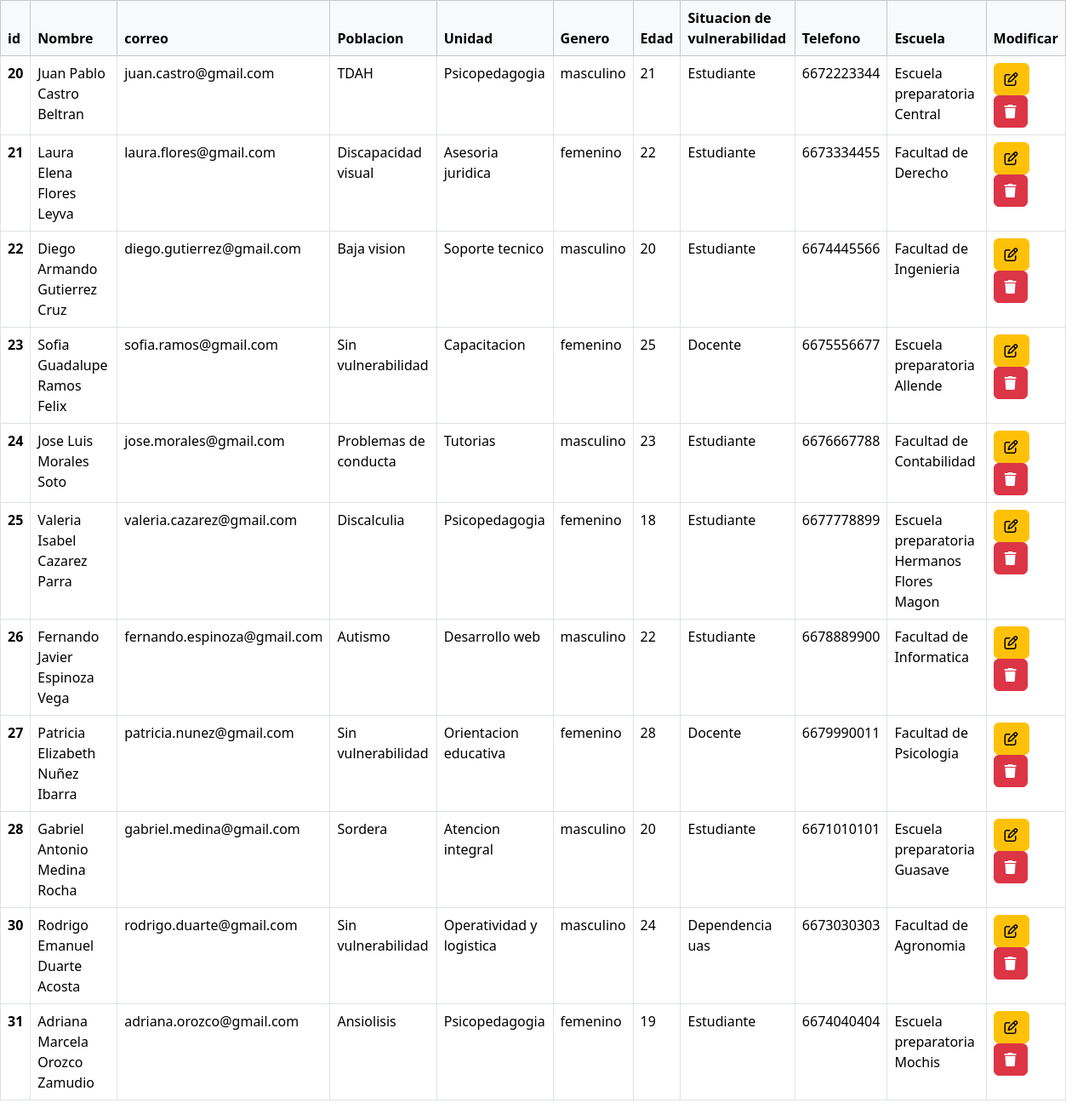
Screenshot of /Views/informes.php (signed in) with the database file from the repository.
### tables this page shows
CREATE TABLE `students` (
  `id` int NOT NULL AUTO_INCREMENT,
  `nombre` varchar(45) DEFAULT NULL,
  `edad` int DEFAULT NULL,
  `genero` varchar(20) DEFAULT NULL,
  `correo` varchar(60) DEFAULT NULL,
  `telefono` varchar(45) DEFAULT NULL,
  `grupo` varchar(100) DEFAULT NULL,
  `escuela` varchar(100) DEFAULT NULL,
  `unidad` varchar(100) DEFAULT NULL,
  `poblacion` varchar(50) DEFAULT NULL,
  PRIMARY KEY (`id`)
);

### Config/Conexion.php (called while the page is built, shortened)
<?php
class Conexion{
    public static function conectar(){
        try{
            $Conexion = new PDO("mysql:host=127.0.0.1;dbname=adiuas",
                            "root",
                            "123456789"
            );
            return $Conexion;
        }catch(PDOException $Error){
            die($Error->getMessage());
        }
    }
}
?>

### Models/EstudianteDAO.php (called while the page is built, shortened)
<?php
    include "../Config/Conexion.php";
    class EstudianteDao extends Conexion{
        protected static $Conexion;
        private static function getConexion(){
            self::$Conexion = Conexion::conectar();
        }
        public static function mostrarDatos(){
            $Query = "SELECT * FROM students";
            $Ejecucion = self::$Conexion->prepare($Query);
            $Ejecucion->execute();
            if($Ejecucion->rowCount() > 0){
                return $Ejecucion->fetchAll(PDO::FETCH_ASSOC);
            }else{
                return false;
            }
        }
    }
?>

### Controllers/EstudianteControlador.php (called while the page is built, shortened)
<?php
    include "../Models/EstudianteDAO.php";
    class EstudianteControlador{
        public static function mostrarDatos(){
            $listaEstudiantes = EstudianteDAO::mostrarDatos();
            return $listaEstudiantes;
        }
    }
?>

### Views/informes.php (the view, shortened to what this page needs)
<?php
    include("../Controllers/EstudianteControlador.php");
    $estudiantes = EstudianteControlador::mostrarDatos();
?>
<!DOCTYPE html>
<html lang="en">
<head>
    <link href="https://cdn.jsdelivr.net/npm/bootstrap@5.3.8/dist/css/bootstrap.min.css" rel="stylesheet">
</head>
<body>
</body>
</html>
<?php
    if($estudiantes) {
?>
    <table class="table table-bordered">
        <thead class="table-light">
            <tr>
                <th scope="col">id</th>
                <th scope="col">Nombre</th>
                <th scope="col">correo</th>
                <th scope="col">Poblacion</th>
                <th scope="col">Unidad</th>
                <th scope="col">Genero</th>
                <th scope="col">Edad</th>
                <th scope="col">Situacion de vulnerabilidad</th>
                <th scope="col">Telefono</th>
                <th scope="col">Escuela</th>
                <th scope="col">Modificar</th>
            </tr>
        </thead>
        <?php  foreach($estudiantes as $fila) {  ?>
        <tbody>
            <tr>
                <th scope="row"> <?php echo $fila['id']; ?> </th>
                <td> <?php echo $fila['nombre']; ?> </td>
                <td> <?php echo $fila['correo']; ?> </td>
                <td> <?php echo $fila['poblacion']; ?></td>
                <td> <?php echo $fila['unidad']; ?></td>
                <td> <?php echo $fila['genero']; ?></td>
                <td> <?php echo $fila['edad']; ?></td>
                <td> <?php echo $fila['grupo']; ?></td>
                <td> <?php echo $fila['telefono']; ?></td>
                <td> <?php echo $fila['escuela']; ?></td>
                <td>
                    <a href="actualizarEstudiante.php" class="btn btn-warning"><i class="fa-regular fa-pen-to-square"></i></a>
                    <a onclick="return eliminar()" href="informes.php?id=<?= $fila['id'];?>" class="btn btn-danger"><i class="fa-solid fa-trash"></i></a>
                </td>
            </tr>
            <?php } ?>
        </tbody>
    </table>
    <?php
    } else {
        echo "No hay datos que mostrar";
    }
?>

### rows the page displays
students: id "20", nombre "Juan Pablo Castro Beltran", correo "juan.castro@gmail.com", poblacion "TDAH", unidad "Psicopedagogia", genero "masculino", edad "21", grupo "Estudiante", telefono "6672223344", escuela "Escuela preparatoria Central"
students: id "21", nombre "Laura Elena Flores Leyva", correo "laura.flores@gmail.com", poblacion "Discapacidad visual", unidad "Asesoria juridica", genero "femenino", edad "22", grupo "Estudiante", telefono "6673334455", escuela "Facultad de Derecho"
students: id "22", nombre "Diego Armando Gutierrez Cruz", correo "diego.gutierrez@gmail.com", poblacion "Baja vision", unidad "Soporte tecnico", genero "masculino", edad "20", grupo "Estudiante", telefono "6674445566", escuela "Facultad de Ingenieria"
students: id "23", nombre "Sofia Guadalupe Ramos Felix", correo "sofia.ramos@gmail.com", poblacion "Sin vulnerabilidad", unidad "Capacitacion", genero "femenino", edad "25", grupo "Docente", telefono "6675556677", escuela "Escuela preparatoria Allende"
students: id "24", nombre "Jose Luis Morales Soto", correo "jose.morales@gmail.com", poblacion "Problemas de conducta", unidad "Tutorias", genero "masculino", edad "23", grupo "Estudiante", telefono "6676667788", escuela "Facultad de Contabilidad"
students: id "25", nombre "Valeria Isabel Cazarez Parra", correo "valeria.cazarez@gmail.com", poblacion "Discalculia", unidad "Psicopedagogia", genero "femenino", edad "18", grupo "Estudiante", telefono "6677778899", escuela "Escuela preparatoria Hermanos Flores Magon"
students: id "26", nombre "Fernando Javier Espinoza Vega", correo "fernando.espinoza@gmail.com", poblacion "Autismo", unidad "Desarrollo web", genero "masculino", edad "22", grupo "Estudiante", telefono "6678889900", escuela "Facultad de Informatica"
students: id "27", nombre "Patricia Elizabeth Nuñez Ibarra", correo "patricia.nunez@gmail.com", poblacion "Sin vulnerabilidad", unidad "Orientacion educativa", genero "femenino", edad "28", grupo "Docente", telefono "6679990011", escuela "Facultad de Psicologia"
students: id "28", nombre "Gabriel Antonio Medina Rocha", correo "gabriel.medina@gmail.com", poblacion "Sordera", unidad "Atencion integral", genero "masculino", edad "20", grupo "Estudiante", telefono "6671010101", escuela "Escuela preparatoria Guasave"
students: id "30", nombre "Rodrigo Emanuel Duarte Acosta", correo "rodrigo.duarte@gmail.com", poblacion "Sin vulnerabilidad", unidad "Operatividad y logistica", genero "masculino", edad "24", grupo "Dependencia uas", telefono "6673030303", escuela "Facultad de Agronomia"
students: id "31", nombre "Adriana Marcela Orozco Zamudio", correo "adriana.orozco@gmail.com", poblacion "Ansiolisis", unidad "Psicopedagogia", genero "femenino", edad "19", grupo "Estudiante", telefono "6674040404", escuela "Escuela preparatoria Mochis"
